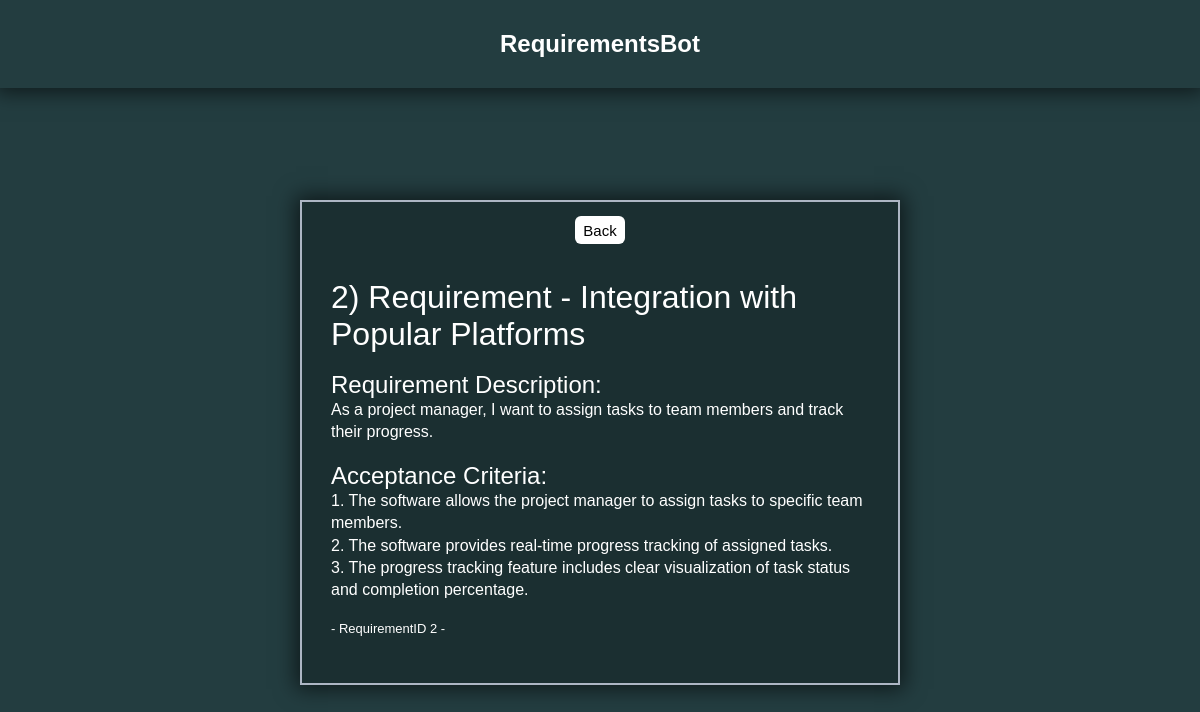
Page /requirement/2 on the earlier database version.
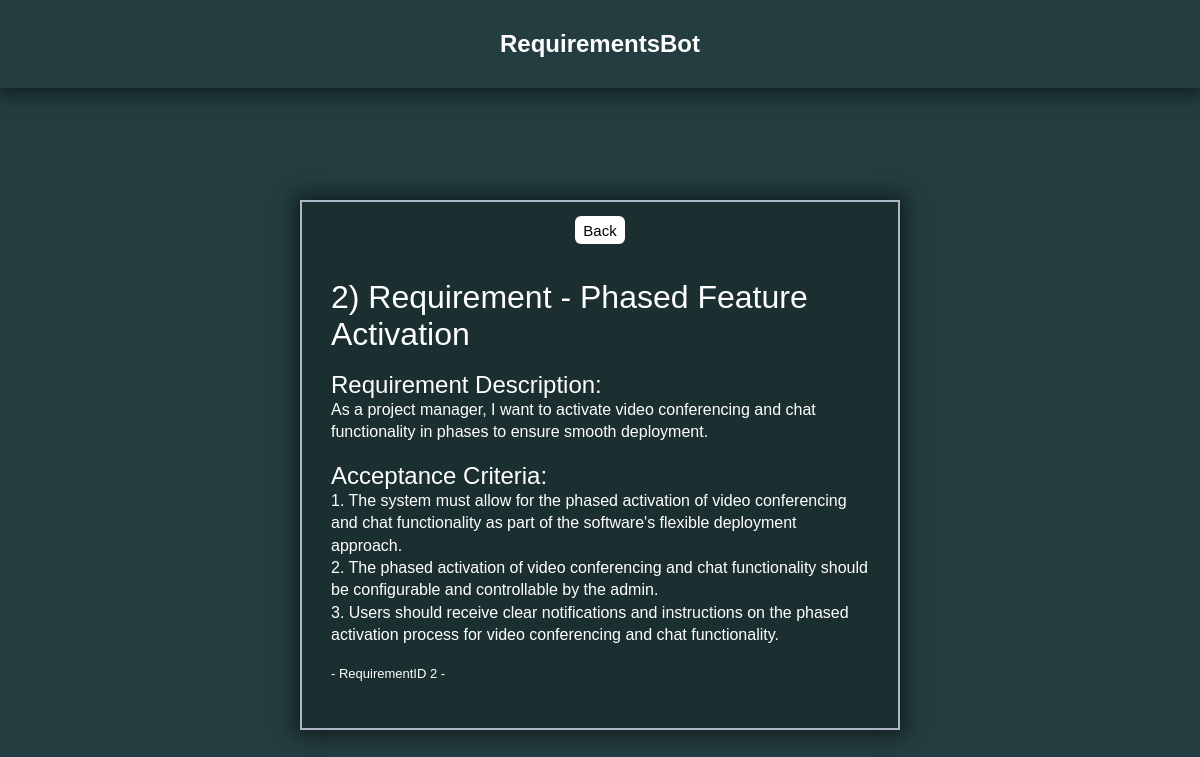
Same page on the later database version.
### GPTCommunication/models.py (models this page shows, shortened)
class RequirementDetail(models.Model):
    requirementID = models.OneToOneField(RequirementsList, on_delete=models.CASCADE, primary_key=True)
    reqUserStory = models.TextField()
    reqAcceptanceCriteria = models.TextField()

class RequirementsList(models.Model):
    requirementID = models.IntegerField(primary_key=True)
    requirementName = models.CharField(max_length=100)
    requirementDescription = models.TextField()

### GPTCommunication/views.py (the view)
# urls.py: path("requirement/<int:pk>", views.RequirementDisplay.getRequirementsDetail, name="RequirementDetail"),
    def getRequirementsDetail(request, pk):
        requirement = get_object_or_404(RequirementDetail, requirementID=pk)
        return render(request, "GPTCommunication/detailed_requirement.html", {
            "requirement": requirement
        })

### GPTCommunication/templates/GPTCommunication/detailed_requirement.html (shortened to what this page needs)
{% extends "base.html" %}
{% load static %}
{% block css_files %}
 <link rel="stylesheet" href="{% static "GPTCommunication/detailed_requirement.css" %}">
{% endblock css_files %}
{% block content %}
<div id="Layout">
    <div id="BackButtonArea">
        <button id="BackButton"  onclick="location.href='{% url "Requirements"%}';">Back</button>
    </div>
    <div class="Content">
        <div class="UserStoryArea">
            <h1>{{requirement.requirementID.requirementID}}) {{ requirement.requirementID.requirementName }}</h1><br>
            <h2>Requirement Description:</h2>
            <p>{{ requirement.reqUserStory }}</p> <br>
            <h2>Acceptance Criteria:</h2>
            <p>{{ requirement.reqAcceptanceCriteria|linebreaksbr }}</p><br>
            <p id="RequirementIDText">- RequirementID {{ requirement.requirementID.requirementID }} -</p>
        </div>
    </div>
</div>
{% endblock content %}

Differences in the rows shown:
changed RequirementDetail id 2: requirementID.requirementName "Requirement - Integration with Popular Platforms" → "Requirement - Phased Feature Activation"; reqUserStory "As a project manager, I want to assign tasks to team members and track their progress." → "As a project manager, I want to activate video conferencing and chat functionality in phases to ensure smooth deployment."; reqAcceptanceCriteria "1. The software allows the project manager to assign tasks to specific team members. 2. The software provides real-time progress tracking of assigned tasks. 3. The progress tracking feature includes clear visualization of task status and completion percentage." → "1. The system must allow for the phased activation of video conferencing and chat functionality as part of the software's flexible deployment approach. 2. The phased activation of video conferencing and chat functionality should be configurable and controllable by the admin. 3. Users should receive clear notifications and instructions on the phased activation process for video conferencing and chat functionality."
